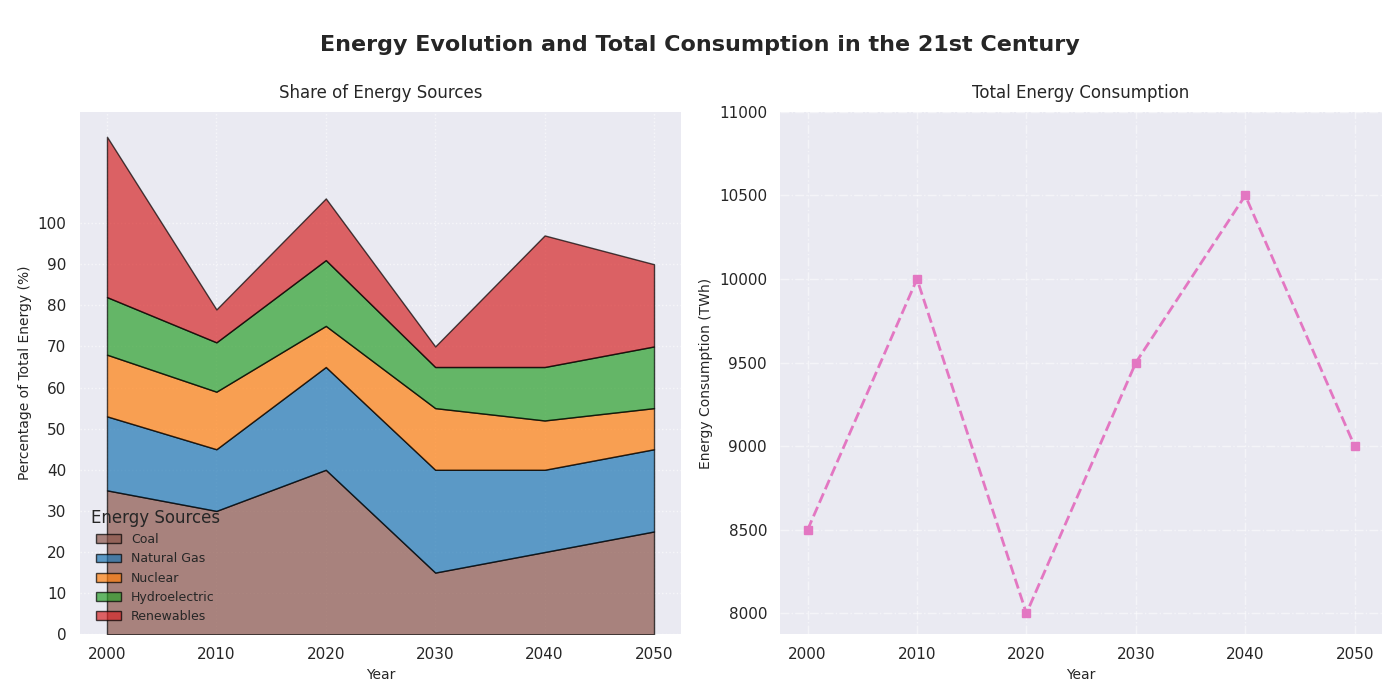

Write Python code to recreate this figure.
import matplotlib.pyplot as plt
import numpy as np

years = np.arange(2000, 2051, 10)
energy_sources = ['Coal', 'Natural Gas', 'Nuclear', 'Hydroelectric', 'Renewables']

coal = [35, 30, 40, 15, 20, 25]
natural_gas = [18, 15, 25, 25, 20, 20]
nuclear = [15, 14, 10, 15, 12, 10]
hydroelectric = [14, 12, 16, 10, 13, 15]
renewables = [39, 8, 15, 5, 32, 20]
data = np.vstack([coal, natural_gas, nuclear, hydroelectric, renewables])

total_energy_consumption = [8500, 10000, 8000, 9500, 10500, 9000]

fig, (ax2, ax1) = plt.subplots(nrows=1, ncols=2, figsize=(14, 7))
fig.suptitle('Energy Evolution and Total Consumption in the 21st Century', fontsize=16, fontweight='bold', y=0.95)

colors = ['#8c564b', '#1f77b4', '#ff7f0e', '#2ca02c', '#d62728']
ax2.stackplot(years, data, labels=energy_sources, colors=colors, alpha=0.7, edgecolor='black')
ax2.set_title('Share of Energy Sources', fontsize=12, pad=10)
ax2.set_xlabel('Year', fontsize=10)
ax2.set_ylabel('Percentage of Total Energy (%)', fontsize=10)
ax2.set_xticks(years)
ax2.set_yticks(np.arange(0, 101, 10))
ax2.legend(title='Energy Sources', loc='lower left', fontsize=9, bbox_to_anchor=(0, 0), frameon=False)
ax2.grid(True, linestyle=':', alpha=0.6)

ax1.plot(years, total_energy_consumption, marker='s', color='#e377c2', linestyle='--', linewidth=2)
ax1.set_title('Total Energy Consumption', fontsize=12, pad=10)
ax1.set_xlabel('Year', fontsize=10)
ax1.set_ylabel('Energy Consumption (TWh)', fontsize=10)
ax1.set_xticks(years)
ax1.set_yticks(np.arange(8000, 11001, 500))
ax1.grid(True, linestyle='-.', alpha=0.5)

# Remove top and right border lines for a cleaner look
for spine in ax1.spines.values():
    spine.set_visible(False)
for spine in ax2.spines.values():
    spine.set_visible(False)

plt.tight_layout(rect=[0, 0, 1, 0.96])
plt.show()
